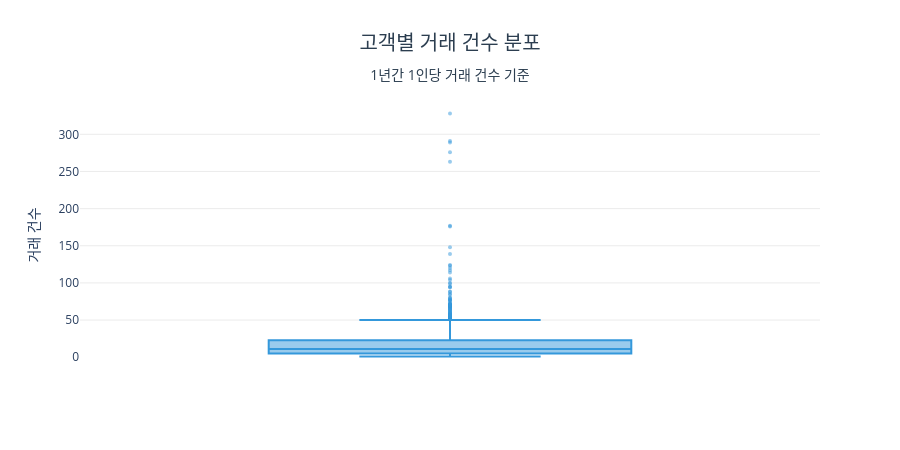

Here is the notebook cell this chart was saved with:
### Code cell
fig = go.Figure(go.Box(
    y=purchase_freq["거래건수"],
    boxpoints="outliers",
    marker=dict(color="#3498db", size=4, opacity=0.5),
    line=dict(color="#3498db"),
    name=""
))

fig.update_layout(
    title=dict(
        text="고객별 거래 건수 분포<br><sub>1년간 1인당 거래 건수 기준</sub>",
        x=0.5, xanchor="center", font=dict(size=20, color="#2c3e50")
    ),
    yaxis_title="거래 건수",
    plot_bgcolor="white",
    xaxis=dict(showticklabels=False),
    yaxis=dict(gridcolor="#ececec"),
    height=450
)
fig.show()

### Figure 1 — Plotly figure (JSON) as saved in the notebook; plotly's stock layout.template omitted (floating-point values rounded to 4 significant figures; data arrays with more than 128 entries replaced by an {"elided": "..."} marker saying what was removed)
{"data": [{"boxpoints": "outliers", "line": {"color": "#3498db"}, "marker": {"color": "#3498db", "opacity": 0.5, "size": 4}, "name": "", "type": "box", "y": {"elided": "1468 int values"}}], "layout": {"height": 450, "plot_bgcolor": "white", "title": {"font": {"color": "#2c3e50", "size": 20}, "text": "고객별 거래 건수 분포<br><sub>1년간 1인당 거래 건수 기준</sub>", "x": 0.5, "xanchor": "center"}, "xaxis": {"showticklabels": false}, "yaxis": {"gridcolor": "#ececec", "title": {"text": "거래 건수"}}}}
